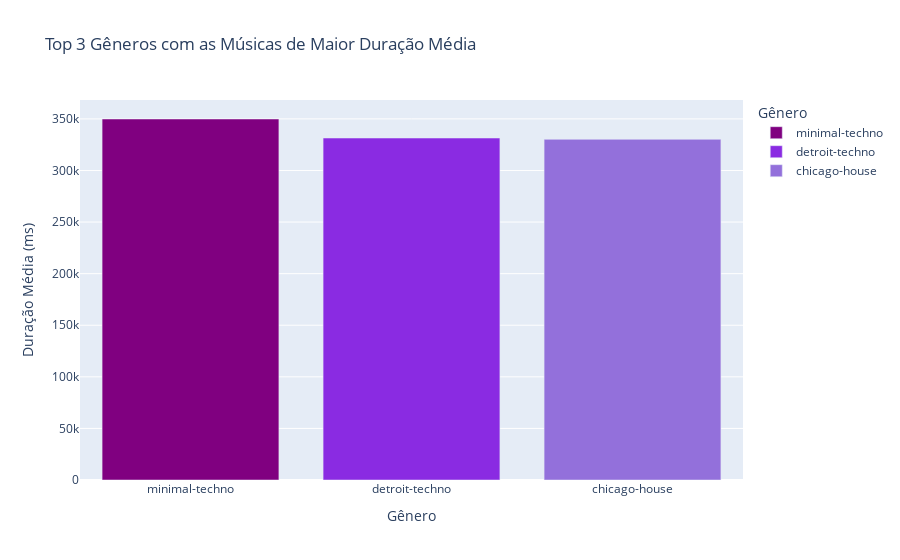

Source (notebook cell):
### Markdown cell above
#### Tristeza e felicidade por gênero: Analisando os gêneros musicais, percebemos que as músicas mais tristes pertencem ao black-metal, ambient e grindcore. Por outro lado, os gêneros mais alegres são forró, salsa e afrobeat. Isso reflete uma tendência: músicas melancólicas, como as ambientais ou com letras pesadas, realmente transmitem maior tristeza, enquanto gêneros como forró e salsa são naturalmente mais dançantes e felizes.

### Code cell
# Agrupar os dados por 'track_genre' e calcular a média da duração das músicas
grupo_por_genero = df1.groupby('track_genre')['duration_ms'].mean().reset_index()

# Ordenar por duração média em ordem decrescente e pegar os 3 gêneros com maior duração
top_3_generos = grupo_por_genero.sort_values(by='duration_ms', ascending=False).head(3)

# Verificar as 3 primeiras entradas (os gêneros com maior duração média)
print(top_3_generos)

# Criar o gráfico de barras com Plotly, apenas com os 3 gêneros
fig = px.bar(top_3_generos, 
             x='track_genre', 
             y='duration_ms', 
             title='Top 3 Gêneros com as Músicas de Maior Duração Média',
             labels={'track_genre': 'Gênero', 'duration_ms': 'Duração Média (ms)'},
             color='track_genre',  # Colorir barras com base no gênero
             color_discrete_sequence=['#800080', '#8A2BE2', '#9370DB'])

# Exibir o gráfico
fig.show()

### Figure 1 — Plotly figure (JSON) as saved in the notebook; plotly's stock layout.template omitted (floating-point values rounded to 4 significant figures)
{"data": [{"alignmentgroup": "True", "hovertemplate": "Gênero=%{x}<br>Duração Média (ms)=%{y}<extra></extra>", "legendgroup": "minimal-techno", "marker": {"color": "#800080", "pattern": {"shape": ""}}, "name": "minimal-techno", "offsetgroup": "minimal-techno", "orientation": "v", "showlegend": true, "textposition": "auto", "type": "bar", "x": ["minimal-techno"], "xaxis": "x", "y": [349900.0], "yaxis": "y"}, {"alignmentgroup": "True", "hovertemplate": "Gênero=%{x}<br>Duração Média (ms)=%{y}<extra></extra>", "legendgroup": "detroit-techno", "marker": {"color": "#8A2BE2", "pattern": {"shape": ""}}, "name": "detroit-techno", "offsetgroup": "detroit-techno", "orientation": "v", "showlegend": true, "textposition": "auto", "type": "bar", "x": ["detroit-techno"], "xaxis": "x", "y": [331500.0], "yaxis": "y"}, {"alignmentgroup": "True", "hovertemplate": "Gênero=%{x}<br>Duração Média (ms)=%{y}<extra></extra>", "legendgroup": "chicago-house", "marker": {"color": "#9370DB", "pattern": {"shape": ""}}, "name": "chicago-house", "offsetgroup": "chicago-house", "orientation": "v", "showlegend": true, "textposition": "auto", "type": "bar", "x": ["chicago-house"], "xaxis": "x", "y": [330200.0], "yaxis": "y"}], "layout": {"autosize": true, "barmode": "relative", "legend": {"title": {"text": "Gênero"}, "tracegroupgap": 0}, "title": {"text": "Top 3 Gêneros com as Músicas de Maior Duração Média"}, "xaxis": {"anchor": "y", "autorange": true, "categoryarray": ["minimal-techno", "detroit-techno", "chicago-house"], "categoryorder": "array", "domain": [0, 1], "range": [-0.5, 2.5], "title": {"text": "Gênero"}, "type": "category"}, "yaxis": {"anchor": "x", "autorange": true, "domain": [0, 1], "range": [0, 368300.0], "title": {"text": "Duração Média (ms)"}, "type": "linear"}}}
